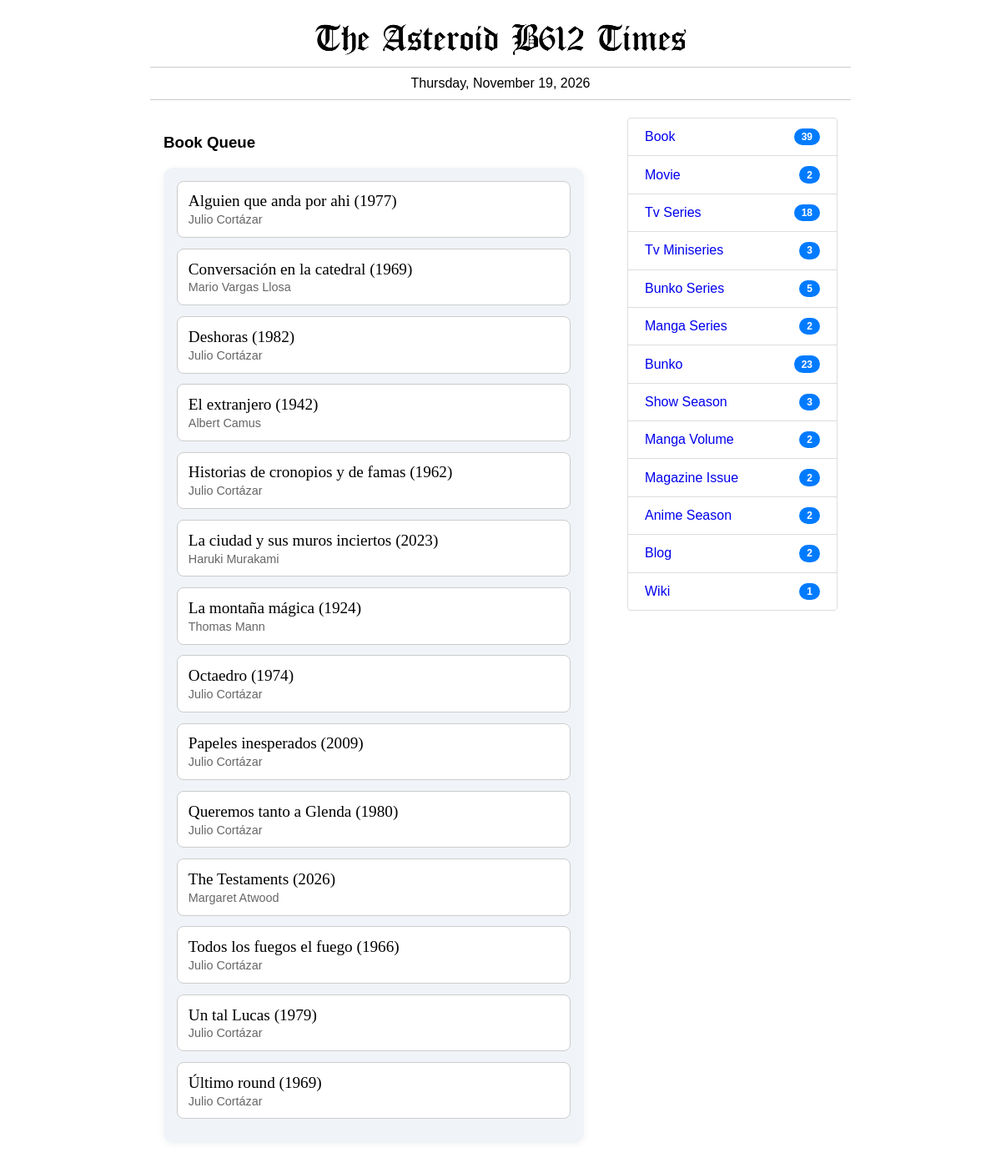
Before: /book-queue/ with the older database file.
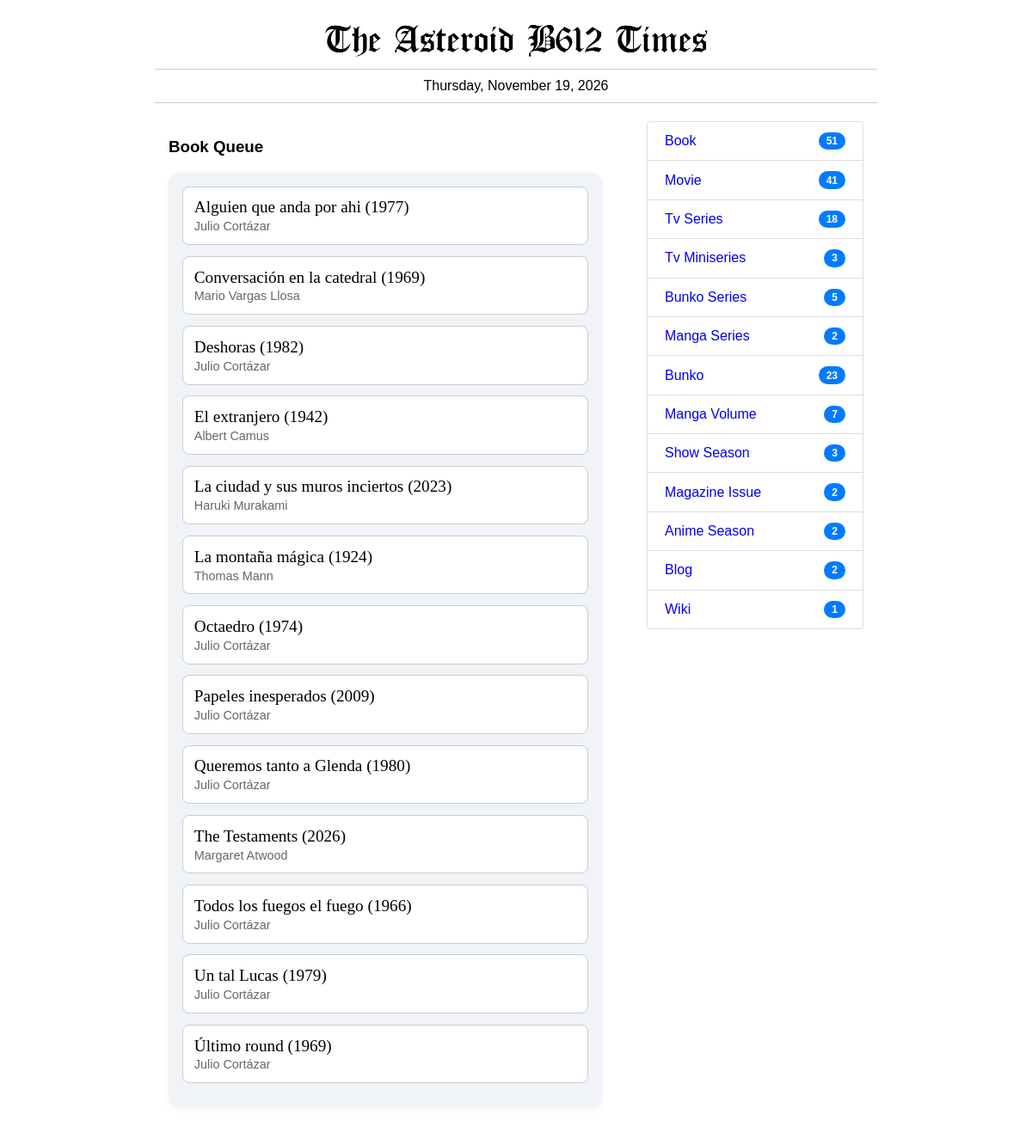
After: the same page with the newer database file.
### times/models.py (models this page shows, shortened)
class Item(models.Model):
    titulo = models.CharField(max_length=255)
    tipo = models.ForeignKey(Categoria, on_delete=models.CASCADE)
    preview = models.TextField()
    fecha_creacion = models.DateField(default='1999-12-31')
    fecha_edicion = models.DateTimeField(auto_now=True)
    @property
    def pubyear(self):
        pubdates = AttrDate.objects.filter(item=self,att_name__in=['pub date','premiere','pubdate']).count()
        if pubdates == 0:
            py = ''
        else:
            itm = AttrDate.objects.filter(item=self,att_name__in=['pub date','premiere','pubdate']).latest('id')
            py = str(itm.att_value.year)
        return py
    @property
    def finyear(self):
        pubdates = AttrDate.objects.filter(item=self,att_name__in=['end date','finale','enddate']).count()
        if pubdates == 0:
            py = ''
        else:
            itm = AttrDate.objects.filter(item=self,att_name__in=['end date','finale','enddate']).latest('id')
            py = str(itm.att_value.year)
        return py
    @property
    def periodo(self):
        ini = self.pubyear
        fin = self.finyear
        if ini == '' and fin == '':
            return ''
        elif ini != '' and fin == '':
            return f" ({ini})"
        elif ini != '' and fin != '' and ini != fin:
            return f" ({ini}-{fin})"
        elif ini != '' and fin != '' and ini == fin:
            return f" ({fin})"
        else:
            return ''
    @property
    def authors(self):
        nauthors = AttrText.objects.filter(item=self,att_name='author').count()
        if nauthors > 0:
            txt_authors = ''
            authors = AttrText.objects.filter(item=self,att_name='author')
            for a in authors:
                txt_authors = txt_authors + a.att_value + ', '
            return txt_authors[:-2]
        else:
            return None

class AttrDate(models.Model):
    item = models.ForeignKey(Item,on_delete=models.CASCADE)
    orden = models.IntegerField()
    att_name = models.CharField(max_length=255)
    att_value = models.DateField()

class AttrText(models.Model):
    item = models.ForeignKey(Item,on_delete=models.CASCADE)
    orden = models.IntegerField()
    att_name = models.CharField(max_length=255)
    att_value = models.TextField()

class Categoria(models.Model):
    nom_categoria = models.CharField(max_length=255)

### times/views.py (the view)
# urls.py: path('book-queue/', views.bookQueue, name='bookQueue'),
def bookQueue(request):
	item_queue = Item.objects.filter(tipo__id=1,consumo__fec_ini__isnull=True).order_by('titulo')
	return render(request,'book-queue.html',{'item_queue':item_queue})

### times/context_processors.py (called while the page is built)
def categories_processor(request):
    tipo_priority = ['book','movie','tv series', 'TV miniseries', 'bunko series', 'manga series']
    custom_tipo_order = Case(
        *[When(nom_categoria=t, then=Value(i)) for i, t in enumerate(tipo_priority)],
        default=Value(len(tipo_priority)),
        output_field=IntegerField()
    )
    return {
        'cats': (
            Categoria.objects.annotate(total_items=Count('item'))
            .filter(total_items__gt=0)
            .order_by(custom_tipo_order, '-total_items')
        ),
        'all_cats': (
            Categoria.objects.annotate(total_items=Count('item'))
            .order_by(custom_tipo_order, '-total_items')
        )
    }

### times/templates/book-queue.html (shortened to what this page needs)
{% extends 'base_times.html' %}
{% load static %}
{% block izquierda %}
  {% if item_queue %}
  <h3>Book Queue</h3>
  <ul class="styled-list">
  {% for i in item_queue %}
    <li>
      <span class="main-item"><a href="{% url 'item' i.id %}" style="text-decoration:none; color:black;">{{i.titulo}}{{i.periodo}} </a></span>
      <small class="sub-item">{{i.authors}}</small>
    </li>
  {% endfor %}
  </ul>
  {% else %}
  <h3 style="color:red;">No Books in QUEUE</h3>
  {% endif %}
{% endblock %}
{% block derecha %}
<ul class="list-group">
  {% for c in cats %}
    <li class="list-group-item">
      <a href="{% url 'categoria' c.id %}" style="text-decoration:none;">{{ c.nom_categoria|title }}</a>
      <span class="badge badge-pill">{{ c.total_items }}</span>
    </li>
  {% endfor %}
</ul>
{% endblock %}

Changed rows visible on the page:
no longer on this page (row edited): Item: titulo "Historias de cronopios y de famas", periodo "(1962)", authors "Julio Cortázar"
computed for Categoria "Book": total_items "39" → "51"
computed for Categoria "Movie": total_items "2" → "41"
shown differently, row unchanged: Categoria "Manga Volume": total_items "2" → "7"; moves up the list
